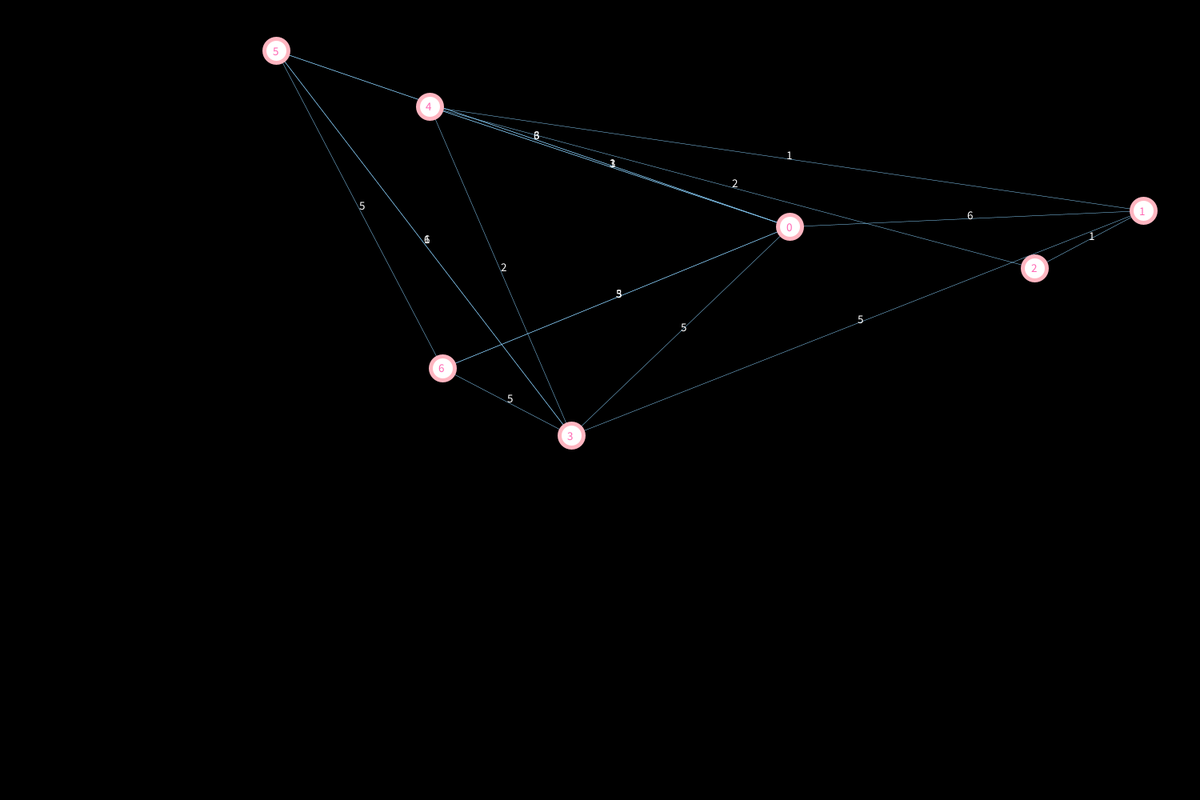
Frame 1 (no input)
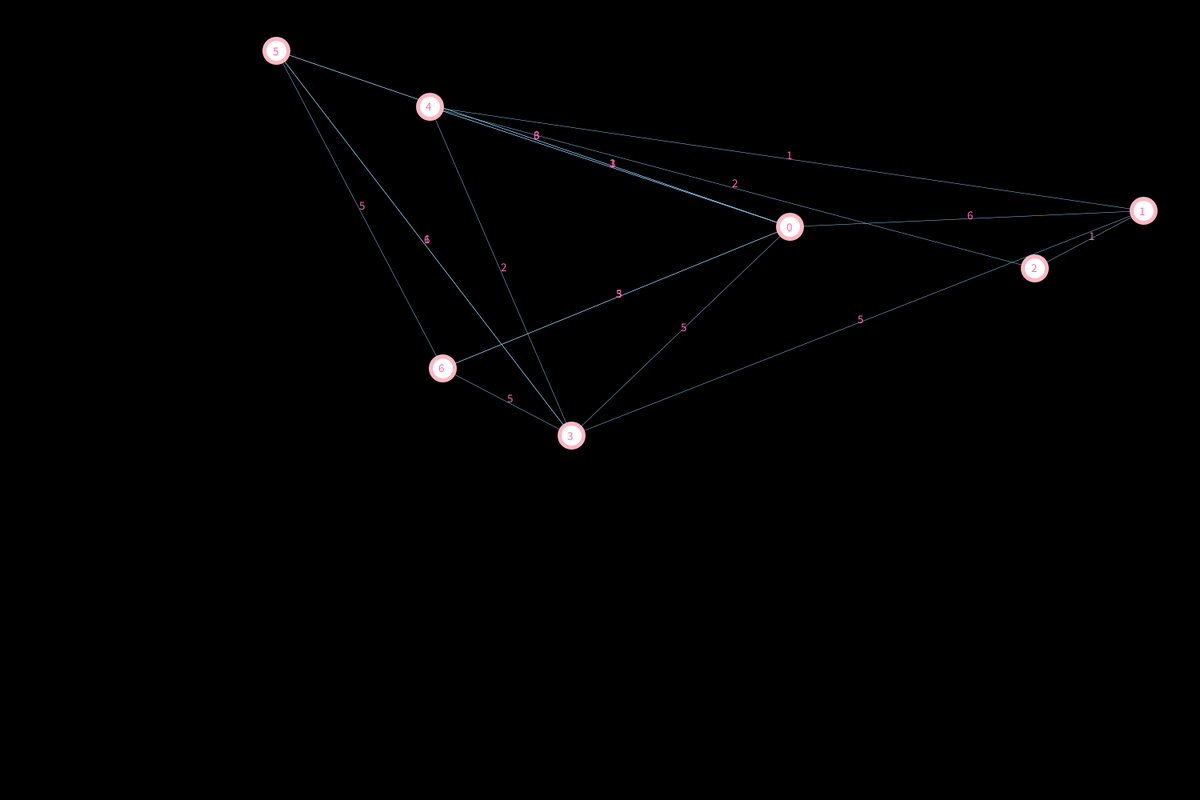
Frame 60 (the mouse pressed at the canvas centre just before this capture)
Frame 120 (the mouse held since frame 60 and released just before this capture): identical to frame 60, image omitted

The Processing sketch that drew these frames (run headless with seeded random() and noise(); from frame 60 on, the mouse is pressed at the canvas centre):

// Processing sketch: SimpleGraph
// ── SimpleGraph.pde
ArrayList<Edge> edges;
HashSet<Node> nodes;
int numNodes = 7;

void setup(){
  size(1500, 1000);
  edges = new ArrayList<Edge>();
  nodes = new HashSet<Node>();
  for(int i = 0; i < numNodes; i++){
    Node n = new Node(str(i));
    nodes.add(n);
  }
  for(Node n1 : nodes){
    for(Node n2: nodes){
      float r = random (0, 1); 
      if (r < 0.3){
        Edge e = new Edge(n1, n2);
        edges.add(e);
      }
    }
  }
}

void draw(){
  background(0);
  for(Edge e: edges){
    e.draw();
  }
  for(Node n : nodes){
    n.draw();
  }
}

void init(){
  edges = new ArrayList<Edge>();
  nodes = new HashSet<Node>();
  for(int i = 0; i < numNodes; i++){
    Node n = new Node(str(i));
    nodes.add(n);
  }
  for(Node n1 : nodes){
    for(Node n2: nodes){
      float r = random (0, 1); 
      if (r < 0.3){
        Edge e = new Edge(n1, n2);
        edges.add(e);
      }
    }
  }
}

// ── Edge.pde
class Edge{
  Node origin;
  Node destination;
  String type;
  int weight;
  
  Edge(Node origin, Node destination){
    this.origin = origin;
    this.destination = destination;
    this.weight = int(random(1, 7));
  }
  
  void draw(){
    stroke(135, 206, 250); //Sky Blue Lines
    strokeWeight(0.5);
    line(origin.loc.x, origin.loc.y, destination.loc.x, destination.loc.y);
    stroke(0, 191, 255);
    textSize(15);
    text(weight, (origin.loc.x + destination.loc.x)/2, (origin.loc.y + destination.loc.y)/2);
  }
} 

// ── Import.pde
import java.util.Collections;
import java.util.HashSet;
import java.util.Set;

void keyPressed(){
  if(key == ' '){
    println("HI");
  }
  if(key == CODED){
    init();
  }
}

// ── Node.pde
class Node{
  String name;
  PVector loc;
  
  Node(String name){
    this.name = name;
    this.loc = new PVector(random(50, width), random(50, height - 50));
  }
  void draw(){
    fill(255); //white circles
    stroke(255, 182, 193);
    strokeWeight(5);
    ellipse(loc.x, loc.y, 30, 30);
    fill(255, 105, 180); //hot pink numbers
    textSize(15); 
    text(name, loc.x - 5, loc.y + 5);
  }
}
